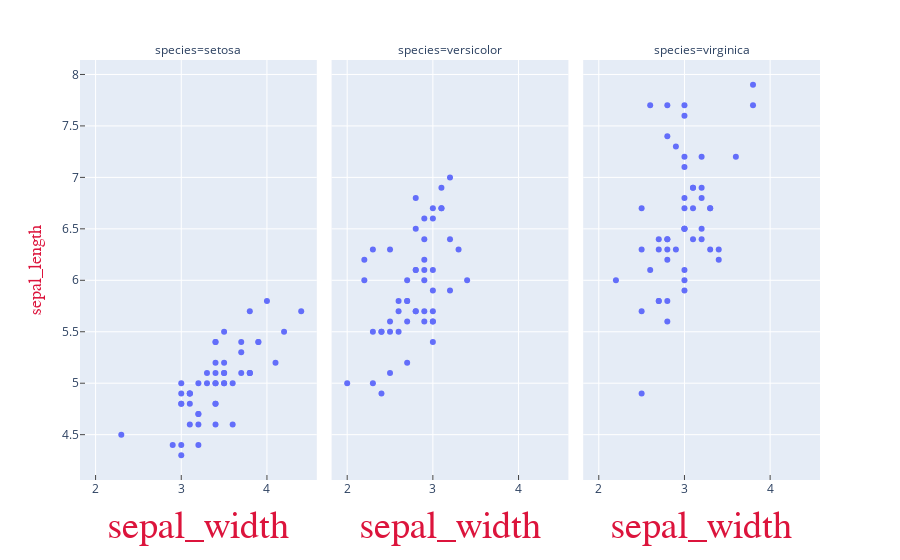

Notebook code for this chart:
### Code cell
# Set axis title font 设置轴标题字体
fig = px.scatter(df, x="sepal_width", y="sepal_length", facet_col="species")
fig.update_xaxes(title_font=dict(size=38, family='Courier', color='crimson')) #设置X轴标题字体 38号
fig.update_yaxes(title_font=dict(size=18, family='Courier', color='crimson')) #设置Y轴标题字体 18号

# Toggling axis tick marks 切换轴刻度线

fig.update_xaxes(ticks="inside") 
fig.update_yaxes(ticks="inside", col=1)

fig.show()

### Figure 1 — Plotly figure (JSON) as saved in the notebook; plotly's stock layout.template omitted (floating-point values rounded to 4 significant figures)
{"data": [{"hovertemplate": "species=setosa<br>sepal_width=%{x}<br>sepal_length=%{y}<extra></extra>", "legendgroup": "", "marker": {"color": "#636efa", "symbol": "circle"}, "mode": "markers", "name": "", "orientation": "v", "showlegend": false, "type": "scatter", "x": [3.5, 3, 3.2, 3.1, 3.6, 3.9, 3.4, 3.4, 2.9, 3.1, 3.7, 3.4, 3, 3, 4, 4.4, 3.9, 3.5, 3.8, 3.8, 3.4, 3.7, 3.6, 3.3, 3.4, 3, 3.4, 3.5, 3.4, 3.2, 3.1, 3.4, 4.1, 4.2, 3.1, 3.2, 3.5, 3.1, 3, 3.4, 3.5, 2.3, 3.2, 3.5, 3.8, 3, 3.8, 3.2, 3.7, 3.3], "xaxis": "x", "y": [5.1, 4.9, 4.7, 4.6, 5, 5.4, 4.6, 5, 4.4, 4.9, 5.4, 4.8, 4.8, 4.3, 5.8, 5.7, 5.4, 5.1, 5.7, 5.1, 5.4, 5.1, 4.6, 5.1, 4.8, 5, 5, 5.2, 5.2, 4.7, 4.8, 5.4, 5.2, 5.5, 4.9, 5, 5.5, 4.9, 4.4, 5.1, 5, 4.5, 4.4, 5, 5.1, 4.8, 5.1, 4.6, 5.3, 5], "yaxis": "y"}, {"hovertemplate": "species=versicolor<br>sepal_width=%{x}<br>sepal_length=%{y}<extra></extra>", "legendgroup": "", "marker": {"color": "#636efa", "symbol": "circle"}, "mode": "markers", "name": "", "orientation": "v", "showlegend": false, "type": "scatter", "x": [3.2, 3.2, 3.1, 2.3, 2.8, 2.8, 3.3, 2.4, 2.9, 2.7, 2, 3, 2.2, 2.9, 2.9, 3.1, 3, 2.7, 2.2, 2.5, 3.2, 2.8, 2.5, 2.8, 2.9, 3, 2.8, 3, 2.9, 2.6, 2.4, 2.4, 2.7, 2.7, 3, 3.4, 3.1, 2.3, 3, 2.5, 2.6, 3, 2.6, 2.3, 2.7, 3, 2.9, 2.9, 2.5, 2.8], "xaxis": "x2", "y": [7, 6.4, 6.9, 5.5, 6.5, 5.7, 6.3, 4.9, 6.6, 5.2, 5, 5.9, 6, 6.1, 5.6, 6.7, 5.6, 5.8, 6.2, 5.6, 5.9, 6.1, 6.3, 6.1, 6.4, 6.6, 6.8, 6.7, 6, 5.7, 5.5, 5.5, 5.8, 6, 5.4, 6, 6.7, 6.3, 5.6, 5.5, 5.5, 6.1, 5.8, 5, 5.6, 5.7, 5.7, 6.2, 5.1, 5.7], "yaxis": "y2"}, {"hovertemplate": "species=virginica<br>sepal_width=%{x}<br>sepal_length=%{y}<extra></extra>", "legendgroup": "", "marker": {"color": "#636efa", "symbol": "circle"}, "mode": "markers", "name": "", "orientation": "v", "showlegend": false, "type": "scatter", "x": [3.3, 2.7, 3, 2.9, 3, 3, 2.5, 2.9, 2.5, 3.6, 3.2, 2.7, 3, 2.5, 2.8, 3.2, 3, 3.8, 2.6, 2.2, 3.2, 2.8, 2.8, 2.7, 3.3, 3.2, 2.8, 3, 2.8, 3, 2.8, 3.8, 2.8, 2.8, 2.6, 3, 3.4, 3.1, 3, 3.1, 3.1, 3.1, 2.7, 3.2, 3.3, 3, 2.5, 3, 3.4, 3], "xaxis": "x3", "y": [6.3, 5.8, 7.1, 6.3, 6.5, 7.6, 4.9, 7.3, 6.7, 7.2, 6.5, 6.4, 6.8, 5.7, 5.8, 6.4, 6.5, 7.7, 7.7, 6, 6.9, 5.6, 7.7, 6.3, 6.7, 7.2, 6.2, 6.1, 6.4, 7.2, 7.4, 7.9, 6.4, 6.3, 6.1, 7.7, 6.3, 6.4, 6, 6.9, 6.7, 6.9, 5.8, 6.8, 6.7, 6.7, 6.3, 6.5, 6.2, 5.9], "yaxis": "y3"}], "layout": {"annotations": [{"font": {}, "showarrow": false, "text": "species=setosa", "x": 0.16, "xanchor": "center", "xref": "paper", "y": 1, "yanchor": "bottom", "yref": "paper"}, {"font": {}, "showarrow": false, "text": "species=versicolor", "x": 0.5, "xanchor": "center", "xref": "paper", "y": 1, "yanchor": "bottom", "yref": "paper"}, {"font": {}, "showarrow": false, "text": "species=virginica", "x": 0.84, "xanchor": "center", "xref": "paper", "y": 1, "yanchor": "bottom", "yref": "paper"}], "legend": {"tracegroupgap": 0}, "margin": {"t": 60}, "xaxis": {"anchor": "y", "domain": [0, 0.32], "ticks": "inside", "title": {"font": {"color": "crimson", "family": "Courier", "size": 38}, "text": "sepal_width"}}, "xaxis2": {"anchor": "y2", "domain": [0.34, 0.66], "matches": "x", "ticks": "inside", "title": {"font": {"color": "crimson", "family": "Courier", "size": 38}, "text": "sepal_width"}}, "xaxis3": {"anchor": "y3", "domain": [0.68, 1.0], "matches": "x", "ticks": "inside", "title": {"font": {"color": "crimson", "family": "Courier", "size": 38}, "text": "sepal_width"}}, "yaxis": {"anchor": "x", "domain": [0, 1], "ticks": "inside", "title": {"font": {"color": "crimson", "family": "Courier", "size": 18}, "text": "sepal_length"}}, "yaxis2": {"anchor": "x2", "domain": [0, 1], "matches": "y", "showticklabels": false, "title": {"font": {"color": "crimson", "family": "Courier", "size": 18}}}, "yaxis3": {"anchor": "x3", "domain": [0, 1], "matches": "y", "showticklabels": false, "title": {"font": {"color": "crimson", "family": "Courier", "size": 18}}}}}
